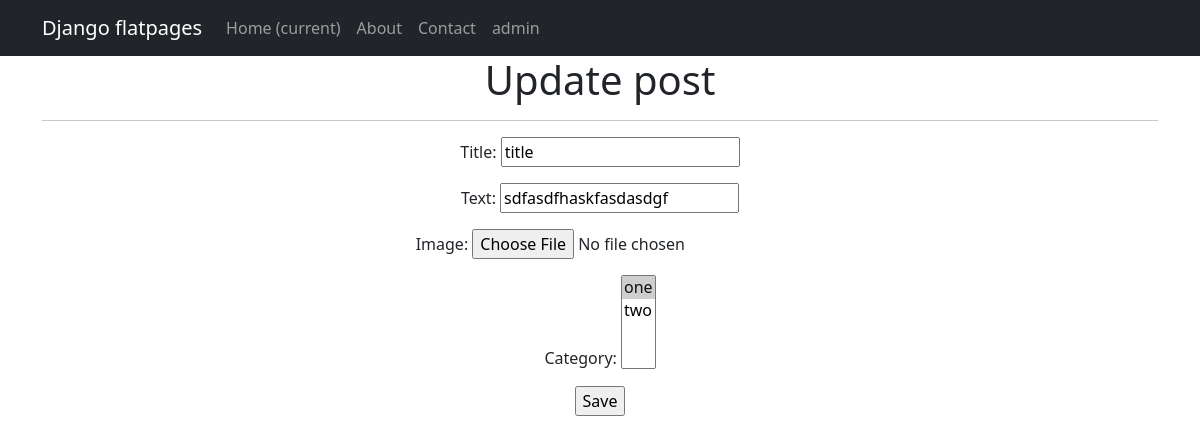
/bboard/1/update/ (signed in), run on an earlier commit of the app's database.
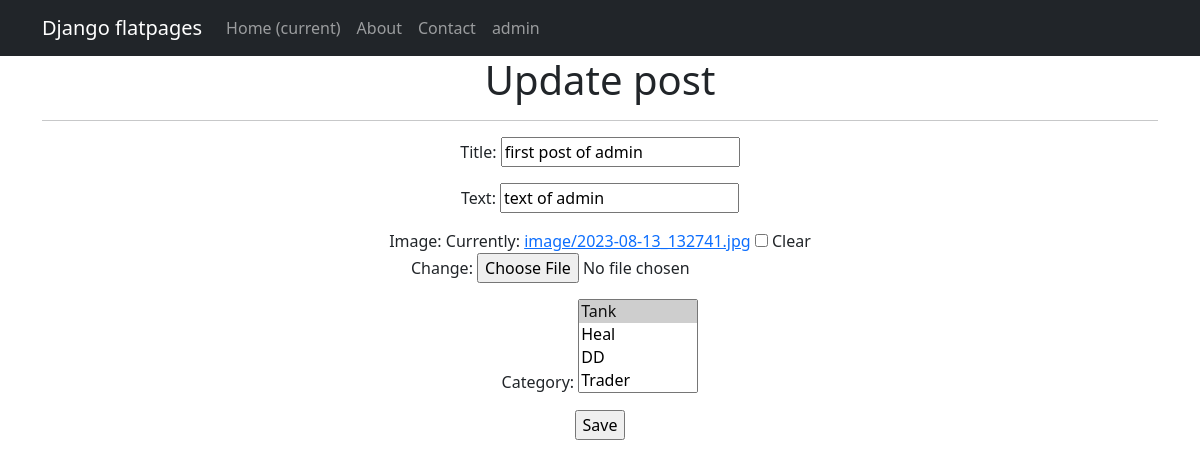
And on a later commit of the database.
### bboard/models.py (models this page shows, shortened)
class Post(models.Model):
    author = models.ForeignKey(User, on_delete=models.CASCADE)
    title = models.CharField(max_length=255)
    text = models.TextField()
    category = models.ManyToManyField('Category', through='PostCategory')
    date = models.DateTimeField(auto_now_add=True)
    image = models.ImageField(upload_to='image/', blank=True)

### bboard/views.py (the view)
# urls.py: path('<int:pk>/update/', PostUpdate.as_view(), name='post_edit'),
class PostUpdate(LoginRequiredMixin, UpdateView):
    form_class = PostForm
    model = Post
    template_name = 'post_update.html'

### bboard/forms.py
class PostForm(forms.ModelForm):
    text = forms.CharField(min_length=10)
    class Meta:
        model = Post
        fields = ['title', 'text', 'image', 'category']

### bboard/models.py (called while the page is built)
    def __str__(self):
        return self.name

### templates/post_update.html (shortened to what this page needs)
{% extends 'flatpages/default.html' %}
{% block content %}
<h1>Update post</h1>
<hr>
<form action="" method="post">
    {{ form.as_p }}
    <input type="submit" value="Save">
</form>
{% endblock content %}

What changed in the data, as far as the page shows it:
changed Post: title "title" → "first post of admin"; text "sdfasdfhaskfasdasdgf" → "text of admin"
Also different on the page:
form field as_p: (not shown) → "☐"
form field category: "one ☑ / two" → "Tank ☑ / Heal / DD / Trader"
text no longer shown: "Title: Text: Image: Category:"
text now shown: "Title: Text: Image: Currently: image/2023-08-13_132741.jpg Clear Change: Category:"
